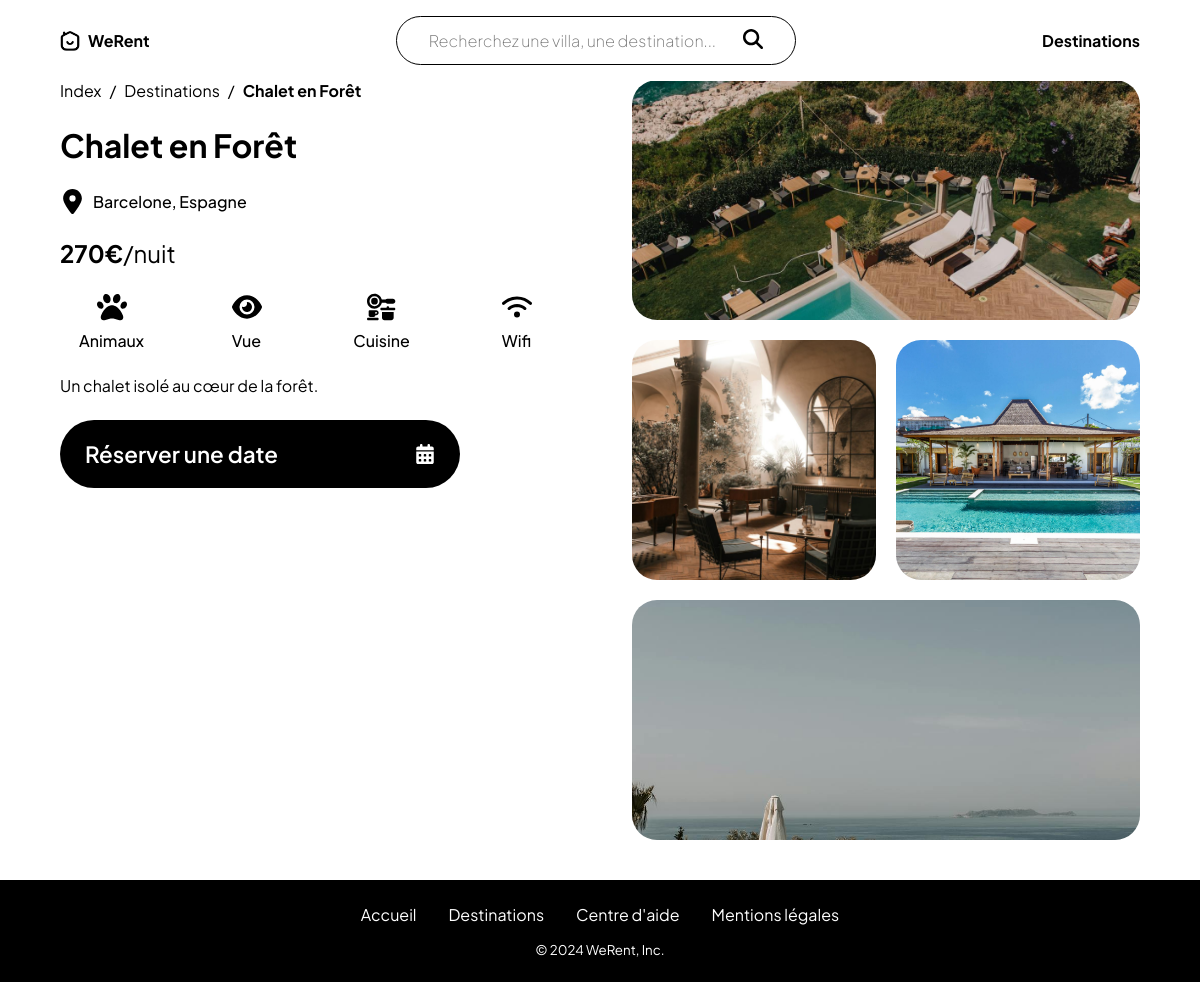
The page /location.php?id=13 on the database its author committed.
### tables this page shows
CREATE TABLE IF NOT EXISTS `logements` (
  `logementID` int NOT NULL AUTO_INCREMENT,
  `nom_logement` varchar(255) NOT NULL,
  `type` varchar(50) NOT NULL,
  `description` text NOT NULL,
  `image` text NOT NULL,
  `prix_par_nuit` decimal(10,0) NOT NULL,
  `capacite` int NOT NULL,
  `wifi` tinyint(1) NOT NULL,
  `vue` tinyint(1) NOT NULL,
  `montagne` tinyint(1) NOT NULL,
  `lacs` tinyint(1) NOT NULL,
  `mer` tinyint(1) NOT NULL,
  `animaux` tinyint(1) NOT NULL,
  `baignoire` tinyint(1) NOT NULL,
  `cuisine` tinyint(1) NOT NULL,
  `coord` varchar(255) NOT NULL,
  `destinationextID` int NOT NULL,
  PRIMARY KEY (`logementID`)
);

CREATE TABLE IF NOT EXISTS `destinations` (
  `destinationID` int NOT NULL AUTO_INCREMENT,
  `nom_destination` varchar(255) NOT NULL,
  `pays` varchar(255) NOT NULL,
  `continent` enum('Amérique du Sud','Amérique du Nord','Europe','Asie','Afrique','Océanie') NOT NULL,
  PRIMARY KEY (`destinationID`)
);

### location.php (the view, shortened to what this page needs)
<?php
include ("includes/connexion.php");
if (isset($_GET['id']) && !empty($_GET['id'])) {
    $requete = "SELECT * FROM logements INNER JOIN destinations ON logements.destinationextID = destinations.destinationID WHERE logementID = " . $_GET['id'];
    $stmt = $db->query($requete);
    $resultat = $stmt->fetchall(PDO::FETCH_ASSOC);
} else {
    header('Location: 404.php');
}
?>
<!DOCTYPE html>
<html lang="fr">
<head>
    <link rel="stylesheet" href="css/style.css">
</head>
<body>
    <?php include ('includes/navigation.php'); ?>
    <div class="locationpage">
        <?php foreach ($resultat as $row) {
            $images = explode('+', $row["image"]);
            ?>
            <div class='loca-left'>
                <div class="fil-ariane">
                    <a href="index.php">Index</a><span>/</span><a href="destinations.php">Destinations</a><span>/</span><span><b><?php echo $row["nom_logement"] ?> </b>
                    </span>
                </div>
                <h2>
                    <?php echo $row["nom_logement"]; ?>
                </h2>
                <div class='location-loca'>
                    <img src='img/location.svg' alt='location'>
                    <h5>
                        <?php echo $row["nom_destination"] . ", " . $row["pays"]; ?>
                    </h5>
                </div>
                <div class='loca-price'>
                    <h3>
                        <?php echo $row["prix_par_nuit"]; ?>€<span>/nuit</span>
                    </h3>
                </div>
                <div class='loca-options'>
                    <?php if ($row["animaux"]): ?>
                        <div class='loca-options-info'>
                            <img src='img/paw.svg' alt=''>
                            <h5>Animaux</h5>
                        </div>
                    <?php endif; ?>
                    <?php if ($row["vue"]): ?>
                        <div class='loca-options-info'>
                            <img src='img/eye.svg' alt=''>
                            <h5>Vue</h5>
                        </div>
                    <?php endif; ?>
                    <?php if ($row["cuisine"]): ?>
                        <div class='loca-options-info'>
                            <img src='img/kitchen.svg' alt=''>
                            <h5>Cuisine</h5>
                        </div>
                    <?php endif; ?>
                    <?php if ($row["wifi"]): ?>
                        <div class='loca-options-info'>
                            <img src='img/wifi.svg' alt=''>
                            <h5>Wifi</h5>
                        </div>
                    <?php endif; ?>
                </div>
                <div class='loca-desc'>
                    <p>
                        <?php echo $row["description"]; ?>
                    </p>
                </div>
                <a href='reservation.php?id=<?php echo $_GET['id']; ?>' class='loca-btn'>Réserver une date <img
                        src='img/calendar.svg' alt=''></a>
            </div>
        <?php } ?>
        <div class='loca-right'>
            <?php
            $counter = 1;
            foreach ($images as $image) {
                echo "<div class='loca-img" . $counter . "' style='background-image: url(\"./img/" . $image . "\");' onclick='openModal(\"./img/" . $image . "\")'></div>";
                $counter++;
            }
            ?>
        </div>
    </div>
    <?php include ('includes/footer.php'); ?>
</body>
</html>

### css/style.css (style rules this page uses)
*, *::after, *::before { margin: 0; padding: 0; box-sizing: border-box; }
:root { --black: #000; --white: #fff; }
html { scroll-behavior: smooth; }
body { margin: 0; padding: 0; font-family: 'Plus Jakarta Sans', sans-serif; }
a { text-decoration: none; color: inherit; }
h1, h2, h3, h4, h5, h6 { margin: 0; padding: 0; }
h2 { font-size: 3rem; font-weight: 700; }
h3 { font-size: 2rem; font-weight: 700; }
h5 { font-size: 1.2rem; font-weight: 500; }
p { font-size: 1rem; }
.fil-ariane { display: flex; align-items: center; font-size: 1rem; gap: 0.5rem; text-align: center; }
.locationpage { display: flex; width: 90%; margin: 0 auto; min-height: 100%; padding-top: 80px; gap: 4rem; margin-bottom: 5rem; max-width: 1440px; align-items: flex-start; height: 100vh; }
.loca-left { display: flex; flex-direction: column; width: 50%; height: 100%; gap: 1.5rem; position: sticky; top: 80px; }
.loca-right { width: 50%; display: grid; height: 100%; gap: 20px; margin-bottom: 1rem; }
.location-loca { display: flex; align-items: center; gap: 0.5rem; font-weight: normal; }
.location-loca img { height: 25px; width: 25px; }
.loca-price span { font-weight: normal; font-size: 1.5rem; }
.loca-options { display: flex; gap: 2rem; }
.loca-options-info { display: flex; flex-direction: column; gap: 0.5rem; width: 100%; align-items: center; text-align: center; }
.loca-options-info img { height: 30px; width: 30px; }
.loca-btn { display: flex; justify-content: space-between; align-items: center; background-color: black; color: white; padding: 20px 25px; max-width: 400px; font-size: 1.4rem; border-radius: 50px; font-weight: 600; transition: all 0.3s ease-in-out; }
.loca-btn img { height: 20px; width: 20px; }
.loca-img1 { grid-area: 1 / 1 / 2 / 3; }
.loca-img2 { grid-area: 2 / 1 / 3 / 2; }
.loca-img3 { grid-area: 2 / 2 / 3 / 3; }
.loca-img4 { grid-area: 3 / 1 / 4 / 3; }
.loca-img1, .loca-img2, .loca-img3, .loca-img4, .loca-img5 { background-size: cover; background-position: center; border-radius: 25px; height: 15rem; }
@media screen and (max-width:1440px) { h2 { font-size: 2rem; } }
@media screen and (max-width:1440px) { h3 { font-size: 1.5rem; } }
@media screen and (max-width:1440px) { h5 { font-size: 1rem; } }
@media screen and (max-width:1280px) { h2 { font-size: 2rem; } }
@media screen and (max-width:1280px) { h3 { font-size: 1.5rem; } }
@media screen and (max-width:1280px) { h5 { font-size: 1rem; } }

### rows shown on the page
logements: nom_logement "Chalet en Forêt", destinations.nom_destination "Barcelone", destinations.pays "Espagne", prix_par_nuit "270", animaux 1 (drawn), vue 1 (drawn), cuisine 1 (drawn), wifi 1 (drawn), description "Un chalet isolé au cœur de la forêt."
